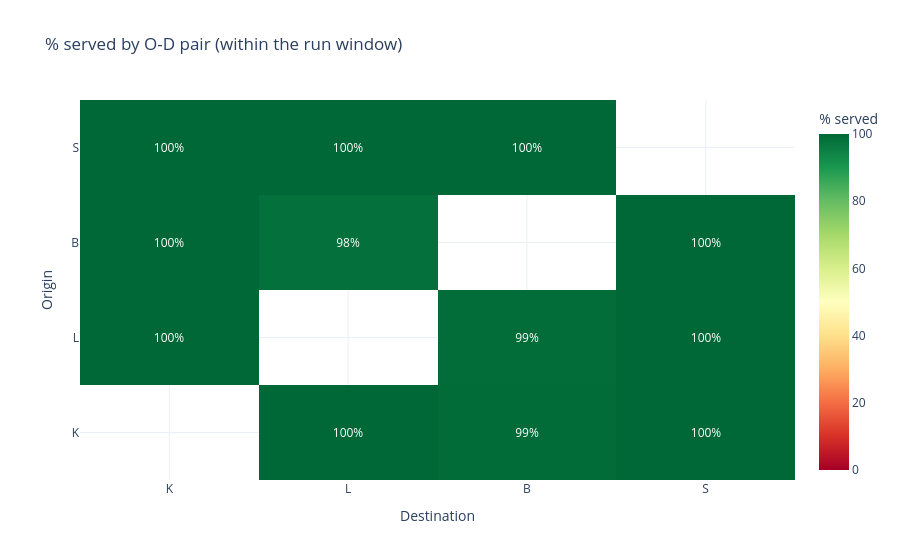

Notebook source saved alongside this figure:
### Code cell
fig = viz.graficar_heatmap_cumplimiento(corrida_semana)
fig.write_html(OUT_ESC / "pct_served_heatmap.html")
fig.show()

### Figure 1 — Plotly figure (JSON) as saved in the notebook; plotly's stock layout.template omitted (floating-point values rounded to 4 significant figures)
{"data": [{"colorbar": {"title": {"text": "% served"}}, "colorscale": [[0.0, "rgb(165,0,38)"], [0.1, "rgb(215,48,39)"], [0.2, "rgb(244,109,67)"], [0.3, "rgb(253,174,97)"], [0.4, "rgb(254,224,139)"], [0.5, "rgb(255,255,191)"], [0.6, "rgb(217,239,139)"], [0.7, "rgb(166,217,106)"], [0.8, "rgb(102,189,99)"], [0.9, "rgb(26,152,80)"], [1.0, "rgb(0,104,55)"]], "hovertemplate": "origin %{y} -> destination %{x}<br>%{z:.1f}% served<extra></extra>", "text": [["", "100%", "99%", "100%"], ["100%", "", "99%", "100%"], ["100%", "98%", "", "100%"], ["100%", "100%", "100%", ""]], "texttemplate": "%{text}", "type": "heatmap", "x": ["K", "L", "B", "S"], "y": ["K", "L", "B", "S"], "z": [[NaN, 100.0, 99.24, 100.0], [100.0, NaN, 99.03, 100.0], [100.0, 98.37, NaN, 100.0], [100.0, 100.0, 100.0, NaN]], "zmax": 100, "zmin": 0}], "layout": {"title": {"text": "% served by O-D pair (within the run window)"}, "xaxis": {"title": {"text": "Destination"}}, "yaxis": {"title": {"text": "Origin"}}}}
